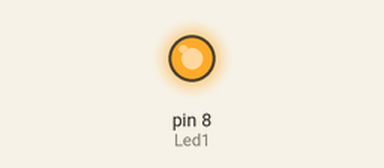
Recording of a sketch running on a simulated Arduino Uno, built with avr-gcc and run on an emulated ATmega328P. Parts: output pins drawn as LEDs (lit = HIGH).

Above: at 0.1 s.
Timing chart, 0 to 1.6 s (numbered marks = the images above):
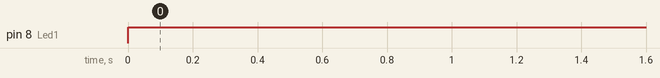

Measured:
- by itself, pin 8 (Led1): LOW → HIGH at 0.00 s

The sketch:

Led1.ino
```cpp
int Led1 = 8;
void setup() {
  pinMode (Led1, OUTPUT);

}

void loop() {
  digitalWrite(Led1, HIGH);
  delay(1000);

}
```
